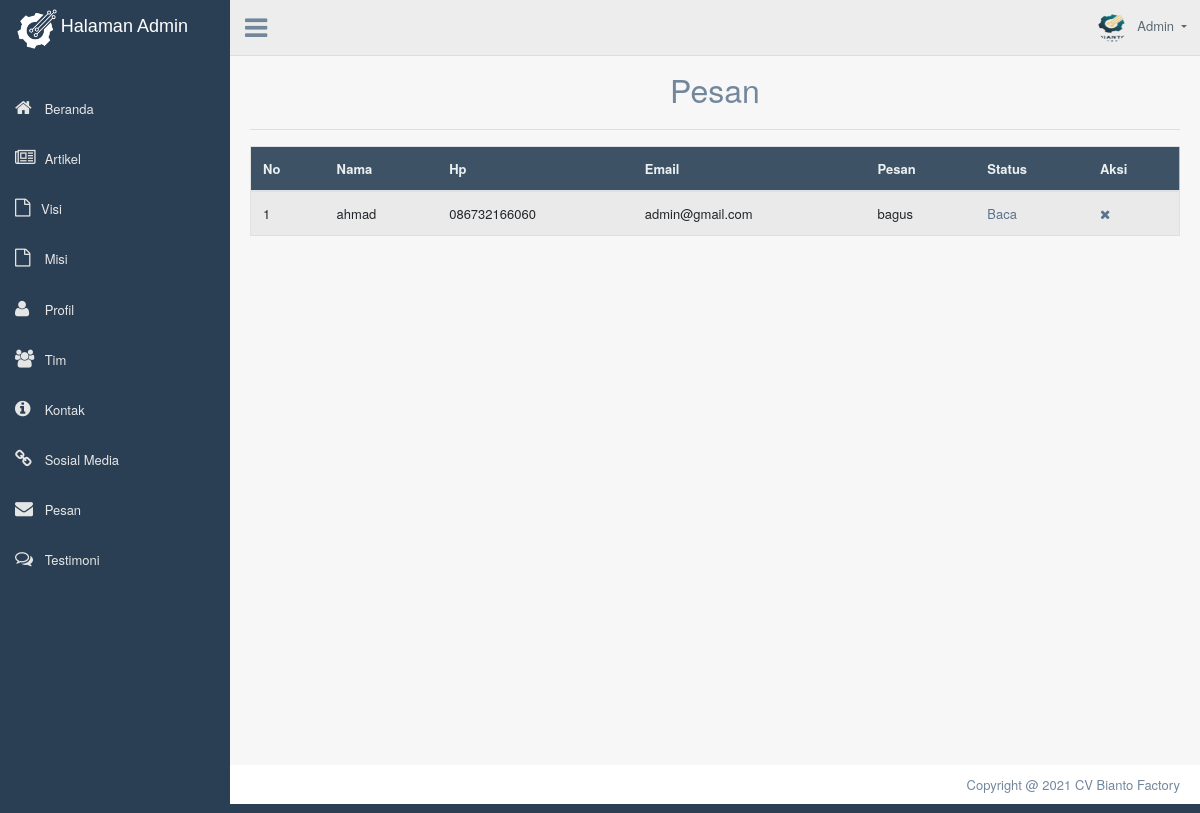
Before: /admin/dashboard.php?page=tampilpesan (signed in) with the older database file.
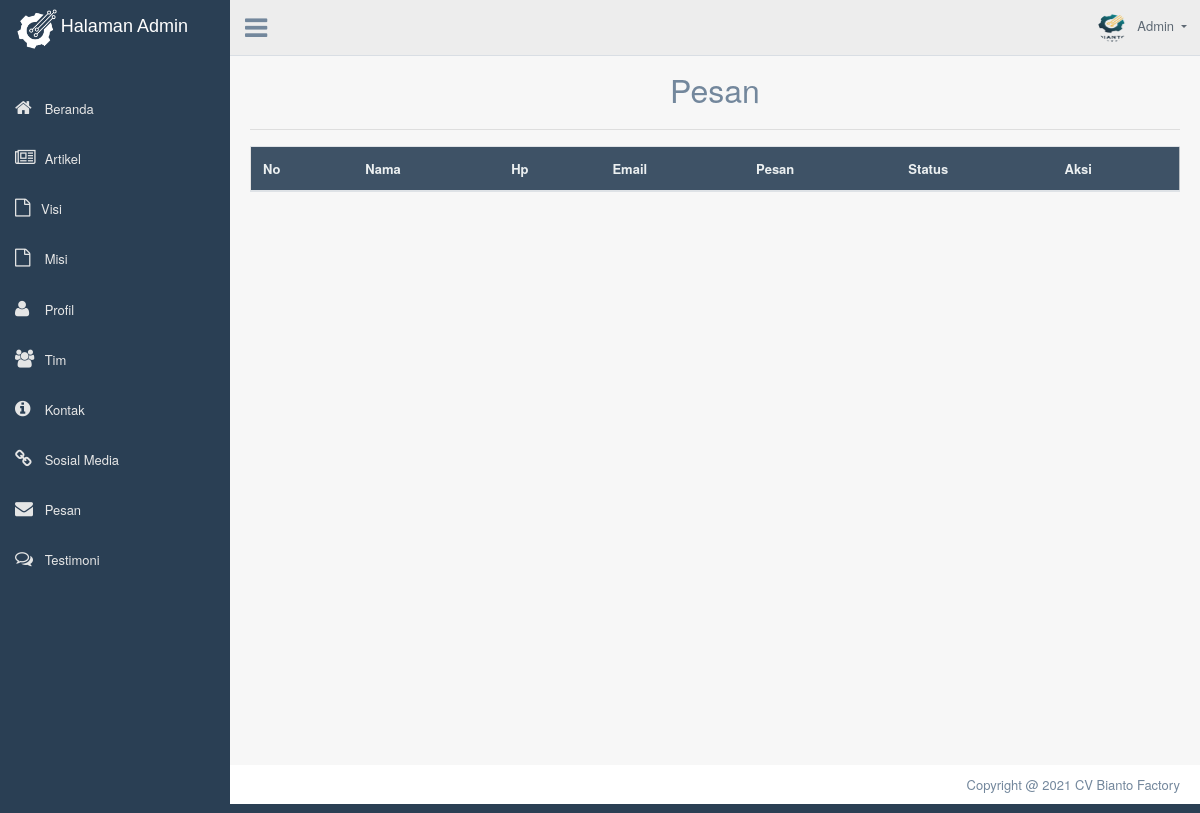
After: the same page with the newer database file.
### tables this page shows
CREATE TABLE `feedback` (
  `id` int(11) NOT NULL,
  `nama` varchar(255) NOT NULL,
  `hp` varchar(13) NOT NULL,
  `email` varchar(255) NOT NULL,
  `pesan` longtext NOT NULL,
  `status` int(11) DEFAULT NULL
);

### admin/CRUD-Pesan/tampil.php (the view, shortened to what this page needs)
<?php
include('includes/config.php');
if (strlen($_SESSION['alogin']) == 0) {
	header('location:index.php');
} else {
?>
<div class="container" style="margin-top:20px">
	<center>
		<font size="6">Pesan</font>
	</center>
	<hr>
	<div class="table-responsive">
		<table class="table table-striped jambo_table bulk_action">
			<thead>
				<tr>
					<th>No</th>
					<th>Nama</th>
					<th>Hp</th>
					<th>Email</th>
					<th>Pesan</th>
					<th>Status</th>
					<th>Aksi</th>
				</tr>
			</thead>
			<tbody>
					<?php
							$sql = "SELECT * from feedback";
							$query = mysqli_query($koneksidb, $sql);
							$no = 0;
							while ($result = mysqli_fetch_array($query)) {
							$no++;
					?>
					<tr>
						<td><?php echo $no; ?></td>
						<td><?php echo htmlentities($result['nama']); ?></td>
						<td><?php echo htmlentities($result['hp']); ?></td>
						<td><?php echo htmlentities($result['email']); ?></td>
						<td><?php echo htmlentities($result['pesan']); ?></td>
							<?php if ($result['status'] == 1) { ?>
						<td>Sudah Dibaca</td><?php } else { ?>
						<td>
							<a href="dashboard.php?page=tampilpesan&id=<?php echo htmlentities($result['id']); ?>" onclick="return confirm('Tandai sudah dibaca?')">Baca</a>
						</td>
						<?php } ?>
						<td><a href="CRUD-Pesan/delete.php?id=<?php echo htmlentities($result['id']); ?>" onclick="return confirm('Apakah anda akan menghapus?');"><i class="fa fa-close"></i></a></td>
					</tr>
						<?php
							}
						?>
		</table>
	</div>
</div>
<?php } ?>

### admin/dashboard.php (shortened to what this page needs)
<?php
include('includes/config.php');
if (strlen($_SESSION['alogin']) == 0) {
  header('location:index.php');
} else {
?>
  <!DOCTYPE html>
  <html lang="en">
  <head>
    <link href="assets/bootstrap/dist/css/bootstrap.min.css" rel="stylesheet">
    <link href="assets/font-awesome/css/font-awesome.min.css" rel="stylesheet">
    <link href="assets/nprogress/nprogress.css" rel="stylesheet">
    <link href="assets/iCheck/skins/flat/green.css" rel="stylesheet">
    <link href="assets/bootstrap-progressbar/css/bootstrap-progressbar-3.3.4.min.css" rel="stylesheet">
    <link href="assets/css/custom.min.css" rel="stylesheet">
  </head>
  <body class="nav-md">
    <div class="container body">
      <div class="main_container">
        <div class="col-md-3 left_col">
          <div class="left_col scroll-view">
            <div class="navbar nav_title" style="border: 0;" style="padding: 25px;">
              <center>
                &nbsp; <a href="dashboard.php" style="margin-left: 10px;"><img src="../assets/images/produkbiantofix3.png" height="40" width="40" alt=""><span>
                    <font size="4" color="white" face="arial"> Halaman Admin</font>
                  </span></a>
              </center>
            </div>
            <br />
            <div id="sidebar-menu" class="main_menu_side hidden-print main_menu">
              <div class="menu_section">
                <ul class="nav side-menu">
                  <li class="">
                    <a href="dashboard.php?">
                      <i class="fa fa-home" aria-hidden="true"></i> Beranda
                    </a>
                  </li>
                  <li class="">
                    <a href="dashboard.php?page=tampilartikel">
                      <i class="fa fa-newspaper-o" aria-hidden="true"></i> Artikel
                    </a>
                  </li>
                  <li class="">
                    <a href="dashboard.php?page=tampilvisi">
                      <i class="fa fa-file-o" aria-hidden="true"></i>Visi
                    </a>
                  </li>
                  <li class="">
                    <a href="dashboard.php?page=tampilmisi">
                      <i class="fa fa-file-o" aria-hidden="true"></i> Misi
                    </a>
                  </li>
                  <li class="">
                    <a href="dashboard.php?page=tampilprofil">
                      <i class="fa fa-user" aria-hidden="true"></i> Profil
                    </a>
                  </li>
                  <li class="">
                    <a href="dashboard.php?page=tampiltim">
                      <i class="fa fa-users" aria-hidden="true"></i> Tim
                    </a>
                  </li>
                  <li class="">
                    <a href="dashboard.php?page=tampilkontak">
                      <i class="fa fa-info-circle" aria-hidden="true"></i> Kontak
                    </a>
                  </li>
                  <li class="">
                    <a href="dashboard.php?page=tampilsosialmedia">
                      <i class="fa fa-link" aria-hidden="true"></i> Sosial Media
                    </a>
                  </li>
                  <li class="">
                    <a href="dashboard.php?page=tampilpesan">
                      <i class="fa fa-envelope"aria-hidden="true"></i> Pesan
                    </a>
                  </li>
                  <li class="">
                    <a href="dashboard.php?page=tampiltesti">
                      <i class="fa fa-comments-o"></i> Testimoni
                    </a>
                  </li>
                </ul>
              </div>
            </div>
          </div>
        </div>
        <div class="top_nav">
          <div class="nav_menu">
            <div class="nav toggle">
              <a id="menu_toggle"><i class="fa fa-bars"></i></a>
            </div>
            <nav class="nav navbar-nav">
              <ul class=" navbar-right">
                <li class="nav-item dropdown open">
                  <a href="#" class="user-profile dropdown-toggle" aria-haspopup="true" id="navbarDropdown" data-toggle="dropdown" aria-expanded="false">
                    <img src="assets/images/logo.png" alt="">Admin
                  </a>
                </li>
              </ul>
            </nav>
          </div>
        </div>
        <div class="right_col" role="main">
          <?php
          $queries = array();
          parse_str($_SERVER['QUERY_STRING'], $queries);
          switch ($queries['page']) {
            case 'tampilpesan':
              include 'CRUD-Pesan/tampil.php';
              break;
          }
          ?>
        </div>
        <footer>
          <div class="pull-right">
            Copyright @ 2021 CV Bianto Factory
          </div>
          <div class="clearfix"></div>
        </footer>
      </div>
    </div>
  </body>
  </html>
<?php } ?>

Changed rows visible on the page:
removed feedback: nama "ahmad", hp "086732166060", email "admin@gmail.com", pesan "bagus"
